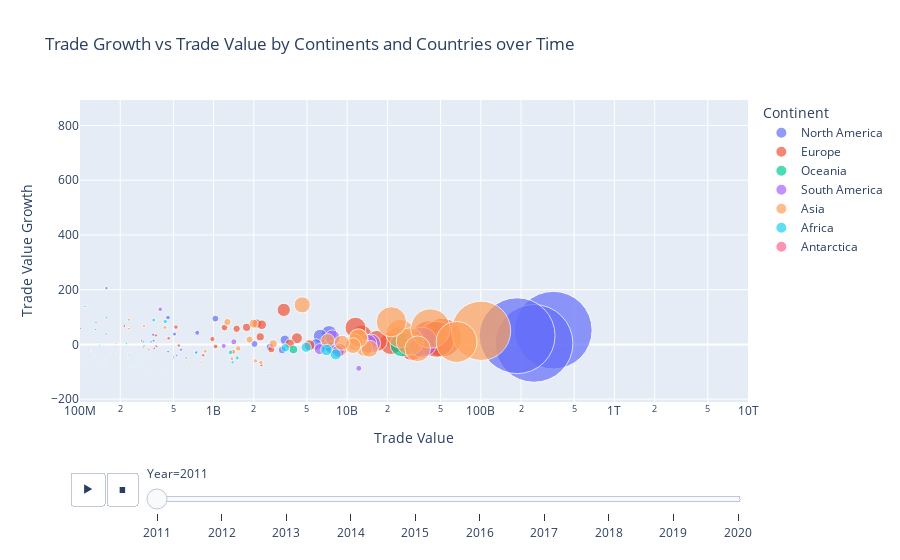

Notebook code for this chart:
### Code cell
fig = px.scatter(df, x="Trade Value", y="Trade Value Growth", animation_frame="Year", 	
          animation_group="Country",
            size="currYearShare", color="Continent", hover_name="Country",
       log_x=True, size_max=55, range_x=[100000000,10000000000000],
       title='Trade Growth vs Trade Value by Continents and Countries over Time')
 
 fig.show()

### Figure 1 — Plotly figure (JSON) as saved in the notebook; plotly's stock layout.template omitted (floating-point values rounded to 4 significant figures)
{"data": [{"hovertemplate": "<b>%{hovertext}</b><br><br>Continent=North America<br>Year=2011<br>Trade Value=%{x}<br>Trade Value Growth=%{y}<br>currYearShare=%{marker.size}<extra></extra>", "hovertext": ["United States", "Aruba", "Anguilla", "Antigua and Barbuda", "Bahamas", "Belize", "Bermuda", "Barbados", "Canada", "Costa Rica", "Cuba", "Curaçao", "Dominica", "Dominican Republic", "Grenada", "Greenland", "Guatemala", "Honduras", "Haiti", "Jamaica", "Saint Kitts and Nevis", "Saint Lucia", "Saint Martin", "Mexico", "Montserrat", "Nicaragua", "Panama", "Saint Pierre and Miquelon", "Turks and Caicos Islands", "Trinidad and Tobago", "Saint Vincent and the Grenadines", "British Virgin Islands", "El Salvador", "Cayman Islands"], "ids": ["United States", "Aruba", "Anguilla", "Antigua and Barbuda", "Bahamas", "Belize", "Bermuda", "Barbados", "Canada", "Costa Rica", "Cuba", "Curaçao", "Dominica", "Dominican Republic", "Grenada", "Greenland", "Guatemala", "Honduras", "Haiti", "Jamaica", "Saint Kitts and Nevis", "Saint Lucia", "Saint Martin", "Mexico", "Montserrat", "Nicaragua", "Panama", "Saint Pierre and Miquelon", "Turks and Caicos Islands", "Trinidad and Tobago", "Saint Vincent and the Grenadines", "British Virgin Islands", "El Salvador", "Cayman Islands"], "legendgroup": "North America", "marker": {"color": "#636efa", "size": [0.1589, 0.0003386, 4.32e-05, 0.0002964, 0.001601, 0.0002475, 0.0002825, 0.0004315, 0.1593, 0.004234, 0.0001897, 0.0002055, 0.0002978, 0.006319, 9.8e-05, 7.34e-06, 0.005027, 0.003568, 0.0006608, 0.001263, 8e-05, 0.0002937, 0.0002121, 0.1515, 4.4e-06, 0.00123, 0.004133, 2.27e-09, 0.0001344, 0.001467, 9.55e-05, 0.0001456, 0.002444, 0.000555], "sizemode": "area", "sizeref": 5.266e-05, "symbol": "circle"}, "mode": "markers", "name": "North America", "orientation": "v", "showlegend": true, "type": "scatter", "x": [348868000000, 745695000, 26505363, 157788162, 3261245303, 354881934, 570135207, 510018055, 250223000000, 7007204348, 359756496, 456153555, 62585661, 7317641415, 101011528, 17291729, 6280749748, 5827386710, 754278615, 2022471972, 140491764, 353207182, 376874392, 187083000000, 19235203, 1031023795, 7640984299, 109213, 156000891, 2637159837, 118925028, 131757507, 3414991858, 455689027], "xaxis": "x", "y": [51.99, -26.07, 165.1, 205.8, -20.09, 13.57, -19.34, 37.74, 3.645, -1.616, -14.14, -26.64, 674.8, 40.59, 58.01, -30.9, 30.3, -0.3022, 42.65, 1.67, -7.279, 35.37, -8.373, 31.85, -62.73, 94.31, -11.93, -96.61, 40.29, -9.403, 30.79, 79.92, 16.52, 98.3], "yaxis": "y"}, {"hovertemplate": "<b>%{hovertext}</b><br><br>Continent=Europe<br>Year=2011<br>Trade Value=%{x}<br>Trade Value Growth=%{y}<br>currYearShare=%{marker.size}<extra></extra>", "hovertext": ["Montenegro", "Netherlands", "Norway", "Poland", "Portugal", "Romania", "Russia", "San Marino", "Serbia", "Slovakia", "Slovenia", "Sweden", "Ukraine", "Malta", "North Macedonia", "Latvia", "Austria", "Belgium", "Bulgaria", "Bosnia and Herzegovina", "Belarus", "Switzerland", "Czechia", "Germany", "Denmark", "Spain", "Estonia", "Finland", "France", "United Kingdom", "Gibraltar", "Greece", "Croatia", "Hungary", "Ireland", "Iceland", "Italy", "Lithuania", "Luxembourg", "Moldova", "Andorra", "Albania"], "ids": ["Montenegro", "Netherlands", "Norway", "Poland", "Portugal", "Romania", "Russia", "San Marino", "Serbia", "Slovakia", "Slovenia", "Sweden", "Ukraine", "Malta", "North Macedonia", "Latvia", "Austria", "Belgium", "Bulgaria", "Bosnia and Herzegovina", "Belarus", "Switzerland", "Czechia", "Germany", "Denmark", "Spain", "Estonia", "Finland", "France", "United Kingdom", "Gibraltar", "Greece", "Croatia", "Hungary", "Ireland", "Iceland", "Italy", "Lithuania", "Luxembourg", "Moldova", "Andorra", "Albania"], "legendgroup": "Europe", "marker": {"color": "#EF553B", "size": [2.15e-05, 0.0312, 0.003171, 0.004656, 0.001437, 0.000588, 0.004333, 7.31e-07, 0.0002204, 0.0003465, 0.0003107, 0.003113, 0.001751, 6.61e-05, 0.0001104, 0.0001618, 0.002338, 0.01761, 0.0002, 0.0001644, 0.000214, 0.01365, 0.002282, 0.03943, 0.00242, 0.01061, 0.0003023, 0.001369, 0.01619, 0.03407, 0.00035, 0.001197, 0.000524, 0.001763, 0.01142, 0.000323, 0.01156, 0.0007202, 0.0006264, 5.52e-05, 2.84e-06, 5.9e-05], "sizemode": "area", "sizeref": 5.266e-05, "symbol": "circle"}, "mode": "markers", "name": "Europe", "orientation": "v", "showlegend": true, "type": "scatter", "x": [25606857, 40958941168, 4205234237, 3349193405, 1487835142, 1036016405, 8842260969, 1881566, 214650950, 460872441, 835715206, 5220153329, 2234223348, 860311747, 71402535, 328167405, 3713767595, 24455789361, 289446308, 298205484, 371058351, 21246809472, 2110333740, 51362213318, 2291392297, 12837350373, 370069622, 2705737075, 30430933983, 46623750989, 2279401619, 1205997352, 522502106, 1766507472, 11526210217, 548976925, 16679865330, 979492354, 1391971763, 78954986, 14094410, 81408903], "xaxis": "x", "y": [36.51, 24.01, 22.77, 126.3, 57.27, -7.586, -20.21, -36.74, 67.2, 22.4, -39.46, -2.911, 27.63, -87.5, 151.7, -19.74, 2.48, 17.23, 12.52, -10.27, -6.109, 4.625, 76.07, 24.98, 71.94, 34.52, 33.0, -17.62, -13.37, 18.99, -75.0, 61.56, 63.29, 62.49, 61.34, -4.197, 12.86, 19.72, -26.73, 13.92, -67.17, 18.07], "yaxis": "y"}, {"hovertemplate": "<b>%{hovertext}</b><br><br>Continent=Oceania<br>Year=2011<br>Trade Value=%{x}<br>Trade Value Growth=%{y}<br>currYearShare=%{marker.size}<extra></extra>", "hovertext": ["New Zealand", "Palau", "Papua New Guinea", "French Polynesia", "Solomon Islands", "Tonga", "Tuvalu", "Vanuatu", "Wallis and Futuna", "Samoa", "Nauru", "Niue", "Norfolk Island", "New Caledonia", "Australia", "Cook Islands", "Fiji", "Micronesia", "Kiribati", "Marshall Islands"], "ids": ["New Zealand", "Palau", "Papua New Guinea", "French Polynesia", "Solomon Islands", "Tonga", "Tuvalu", "Vanuatu", "Wallis and Futuna", "Samoa", "Nauru", "Niue", "Norfolk Island", "New Caledonia", "Australia", "Cook Islands", "Fiji", "Micronesia", "Kiribati", "Marshall Islands"], "legendgroup": "Oceania", "marker": {"color": "#00cc96", "size": [0.001975, 1.4e-05, 2.05e-05, 6.5e-05, 3.39e-06, 9.46e-06, 2.83e-07, 1.67e-06, 1.51e-08, 2.52e-05, 7.67e-07, 5.4e-08, 2.54e-06, 3.48e-05, 0.01576, 2.08e-06, 0.0001391, 2.59e-05, 7.97e-07, 0.0001234], "sizemode": "area", "sizeref": 5.266e-05, "symbol": "circle"}, "mode": "markers", "name": "Oceania", "orientation": "v", "showlegend": true, "type": "scatter", "x": [3957144793, 35807077, 334845694, 162940276, 5624555, 22714516, 685884, 5760647, 323512, 36416392, 467747, 674542, 951633, 140050461, 25829931983, 4183368, 97012106, 70229256, 16659022, 130130475], "xaxis": "x", "y": [-18.74, -36.37, -90.03, -35.04, -1.957, -32.19, -32.71, -52.8, -92.42, 12.47, 166.9, -86.98, 334.3, -59.6, -0.6451, -19.22, 133.5, -39.87, -92.21, 54.38], "yaxis": "y"}, {"hovertemplate": "<b>%{hovertext}</b><br><br>Continent=South America<br>Year=2011<br>Trade Value=%{x}<br>Trade Value Growth=%{y}<br>currYearShare=%{marker.size}<extra></extra>", "hovertext": ["Argentina", "Bolivia", "Brazil", "Chile", "Colombia", "Ecuador", "Falkland Islands", "Guyana", "Peru", "Paraguay", "Suriname", "Uruguay", "Venezuela"], "ids": ["Argentina", "Bolivia", "Brazil", "Chile", "Colombia", "Ecuador", "Falkland Islands", "Guyana", "Peru", "Paraguay", "Suriname", "Uruguay", "Venezuela"], "legendgroup": "South America", "marker": {"color": "#ab63fa", "size": [0.003937, 0.0003252, 0.02414, 0.009515, 0.008981, 0.003172, 1.92e-07, 0.0005594, 0.00596, 0.0009534, 0.000193, 0.000689, 0.0009508], "sizemode": "area", "sizeref": 5.266e-05, "symbol": "circle"}, "mode": "markers", "name": "South America", "orientation": "v", "showlegend": true, "type": "scatter", "x": [8556801984, 745595203, 36440601719, 15071714113, 14212061494, 6235286938, 3354388, 398572629, 7736503869, 1416680013, 527971452, 1191046548, 12209258358], "xaxis": "x", "y": [-25.08, -28.99, 7.876, 2.79, 2.883, -17.17, -90.7, 128.5, 25.43, 9.571, -40.48, -5.811, -87.32], "yaxis": "y"}, {"hovertemplate": "<b>%{hovertext}</b><br><br>Continent=Asia<br>Year=2011<br>Trade Value=%{x}<br>Trade Value Growth=%{y}<br>currYearShare=%{marker.size}<extra></extra>", "hovertext": ["Chinese Taipei", "Yemen", "Vietnam", "Laos", "Lebanon", "Sri Lanka", "Macau", "Maldives", "Burma", "Mongolia", "Malaysia", "Nepal", "Pakistan", "Philippines", "Palestine", "Qatar", "Saudi Arabia", "Singapore", "Syria", "Thailand", "Tajikistan", "Turkmenistan", "Timor-Leste", "Turkey", "Uzbekistan", "Kuwait", "South Korea", "Oman", "Kyrgyzstan", "Cambodia", "Afghanistan", "United Arab Emirates", "Armenia", "Azerbaijan", "Bangladesh", "Bahrain", "Bhutan", "Cocos (Keeling) Islands", "China", "Christmas Island", "Cyprus", "Brunei", "Georgia", "Japan", "Jordan", "Israel", "Iraq", "Kazakhstan", "British Indian Ocean Territory", "India", "Indonesia", "Hong Kong", "Iran"], "ids": ["Chinese Taipei", "Yemen", "Vietnam", "Laos", "Lebanon", "Sri Lanka", "Macau", "Maldives", "Burma", "Mongolia", "Malaysia", "Nepal", "Pakistan", "Philippines", "Palestine", "Qatar", "Saudi Arabia", "Singapore", "Syria", "Thailand", "Tajikistan", "Turkmenistan", "Timor-Leste", "Turkey", "Uzbekistan", "Kuwait", "South Korea", "Oman", "Kyrgyzstan", "Cambodia", "Afghanistan", "United Arab Emirates", "Armenia", "Azerbaijan", "Bangladesh", "Bahrain", "Bhutan", "Cocos (Keeling) Islands", "China", "Christmas Island", "Cyprus", "Brunei", "Georgia", "Japan", "Jordan", "Israel", "Iraq", "Kazakhstan", "British Indian Ocean Territory", "India", "Indonesia", "Hong Kong", "Iran"], "legendgroup": "Asia", "marker": {"color": "#FFA15A", "size": [0.02148, 0.0001644, 0.006918, 4.46e-05, 0.0005032, 0.0003101, 0.0002251, 3.08e-05, 0.000118, 0.0001176, 0.009114, 0.0001522, 0.002155, 0.005013, 5.97e-05, 0.001342, 0.007129, 0.01998, 6.96e-07, 0.007522, 1.9e-05, 4.84e-05, 6.71e-06, 0.007607, 0.0001429, 0.001749, 0.04078, 0.0006233, 4.25e-05, 0.000271, 0.0001373, 0.009148, 5.65e-05, 0.0001518, 0.001415, 0.0003993, 3.58e-06, 4.49e-07, 0.09255, 4.36e-07, 8.58e-05, 0.0001079, 0.0004307, 0.04408, 0.000802, 0.006472, 0.0004711, 0.000402, 3.59e-06, 0.02404, 0.005952, 0.01738, 2.42e-05], "sizemode": "area", "sizeref": 5.266e-05, "symbol": "circle"}, "mode": "markers", "name": "Asia", "orientation": "v", "showlegend": true, "type": "scatter", "x": [24952926066, 807894328, 4605269130, 32533078, 2060765165, 301037289, 232709517, 40449744, 185930838, 309407687, 12237976039, 61378768, 1993473226, 7144947656, 40067656, 1858485603, 13447306296, 29469043089, 228561100, 11392227475, 12595694, 59749382, 7966432, 14716853847, 66218299, 2792603238, 41986311852, 1404350573, 155888325, 231837276, 2589133846, 12102392381, 120457174, 630207354, 1268732652, 865242639, 4100980, 897989, 100536000000, 1281723, 223676109, 242856408, 432412683, 65864878196, 1529490127, 11041932192, 2259897452, 1370129059, 1657392, 21402372813, 9124578783, 33672977421, 252776879], "xaxis": "x", "y": [40.18, -66.87, 144.6, 123.3, -60.25, 67.71, 57.52, 23.92, 3.342, -38.12, 21.25, 303.8, 76.01, 14.24, 142.4, 17.53, -13.69, 10.39, -99.5, 7.506, 145.0, 31.92, 37.09, -15.84, 251.4, 1.986, 58.14, -27.74, -55.59, 90.32, -91.36, 23.07, -23.64, -60.79, 81.57, -24.87, 42.08, -18.51, 49.89, -44.64, -37.51, -27.67, 62.16, 8.962, -14.63, -4.567, -66.06, -52.23, 252.4, 82.89, 6.2, -15.99, -84.43], "yaxis": "y"}, {"hovertemplate": "<b>%{hovertext}</b><br><br>Continent=Africa<br>Year=2011<br>Trade Value=%{x}<br>Trade Value Growth=%{y}<br>currYearShare=%{marker.size}<extra></extra>", "hovertext": ["Madagascar", "Mali", "Mozambique", "Mauritania", "Mauritius", "Malawi", "Namibia", "Niger", "Nigeria", "Rwanda", "Sudan", "Senegal", "Saint Helena", "Sierra Leone", "Somalia", "Sao Tome and Principe", "Eswatini", "Seychelles", "Chad", "Togo", "Tunisia", "Tanzania", "Uganda", "Morocco", "Lesotho", "Libya", "Liberia", "Burundi", "Benin", "Burkina Faso", "Botswana", "Central African Republic", "Cote d'Ivoire", "Cameroon", "Democratic Republic of the Congo", "Republic of the Congo", "Comoros", "South Africa", "Cape Verde", "Algeria", "Egypt", "Eritrea", "Ethiopia", "Gabon", "Ghana", "Guinea", "Gambia", "Guinea-Bissau", "Equatorial Guinea", "Kenya", "Djibouti", "Zambia", "Angola", "Zimbabwe"], "ids": ["Madagascar", "Mali", "Mozambique", "Mauritania", "Mauritius", "Malawi", "Namibia", "Niger", "Nigeria", "Rwanda", "Sudan", "Senegal", "Saint Helena", "Sierra Leone", "Somalia", "Sao Tome and Principe", "Eswatini", "Seychelles", "Chad", "Togo", "Tunisia", "Tanzania", "Uganda", "Morocco", "Lesotho", "Libya", "Liberia", "Burundi", "Benin", "Burkina Faso", "Botswana", "Central African Republic", "Cote d'Ivoire", "Cameroon", "Democratic Republic of the Congo", "Republic of the Congo", "Comoros", "South Africa", "Cape Verde", "Algeria", "Egypt", "Eritrea", "Ethiopia", "Gabon", "Ghana", "Guinea", "Gambia", "Guinea-Bissau", "Equatorial Guinea", "Kenya", "Djibouti", "Zambia", "Angola", "Zimbabwe"], "legendgroup": "Africa", "marker": {"color": "#19d3f3", "size": [5.7e-05, 5.67e-05, 0.0001649, 8.91e-05, 8.78e-05, 1.16e-05, 4.32e-05, 0.0001139, 0.002716, 5.26e-05, 8.42e-05, 0.00023, 8.02e-06, 6.7e-05, 3.07e-05, 2.68e-06, 2.44e-05, 1.26e-05, 2.16e-05, 0.0001417, 0.0003162, 0.0002021, 9.12e-05, 0.00185, 1.73e-06, 0.0001753, 8.32e-05, 6.84e-06, 0.0001945, 0.0001597, 2.91e-05, 9.83e-06, 0.0001915, 9.13e-05, 0.0001328, 6.8e-05, 1.22e-06, 0.003196, 6.48e-06, 0.000465, 0.00342, 1.14e-05, 0.00049, 5.74e-05, 0.0005826, 8.23e-05, 3.49e-05, 1.49e-06, 2.88e-05, 0.0004137, 0.0001079, 0.0001007, 0.0002968, 3.48e-05], "sizemode": "area", "sizeref": 5.266e-05, "symbol": "circle"}, "mode": "markers", "name": "Africa", "orientation": "v", "showlegend": true, "type": "scatter", "x": [72351286, 87730845, 501732148, 268513671, 92991313, 111937313, 129273072, 90652632, 4932353650, 53213933, 139935761, 340491454, 1855374, 96146760, 5395572, 11441524, 29471448, 27392242, 33860817, 222849852, 737732637, 298835579, 134006466, 3439761370, 9742534, 301766649, 184751679, 46060035, 623970108, 108983877, 151346437, 13339796, 157582920, 234525940, 158237709, 229561870, 1014781, 8208742399, 15749267, 1500253521, 6990769409, 3917411, 434475795, 199437849, 1337606823, 229973602, 30644554, 11238135, 278444702, 356617047, 121284484, 133552116, 1385694384, 447360153], "xaxis": "x", "y": [28.29, 5.273, -46.48, -46.0, 53.8, -83.08, -45.53, 104.5, -10.34, 60.79, -2.038, 9.986, 603.5, 13.5, 827.1, -61.93, 34.59, -25.31, 4.043, 3.494, -30.21, 10.12, 10.81, -12.41, -71.03, -5.437, -26.65, -75.83, -49.24, 138.6, -68.69, 19.92, 97.9, -36.64, 36.67, -51.78, 95.54, -36.6, -32.99, -49.54, -20.34, 375.0, 83.64, -53.1, -29.08, -41.73, 85.25, -78.43, -83.17, 88.88, 44.91, 22.75, -65.12, -87.32], "yaxis": "y"}, {"hovertemplate": "<b>%{hovertext}</b><br><br>Continent=Antarctica<br>Year=2011<br>Trade Value=%{x}<br>Trade Value Growth=%{y}<br>currYearShare=%{marker.size}<extra></extra>", "hovertext": ["French South Antarctic Territory"], "ids": ["French South Antarctic Territory"], "legendgroup": "Antarctica", "marker": {"color": "#FF6692", "size": [2.65e-06], "sizemode": "area", "sizeref": 5.266e-05, "symbol": "circle"}, "mode": "markers", "name": "Antarctica", "orientation": "v", "showlegend": true, "type": "scatter", "x": [782755], "xaxis": "x", "y": [451.6], "yaxis": "y"}], "layout": {"legend": {"itemsizing": "constant", "title": {"text": "Continent"}, "tracegroupgap": 0}, "sliders": [{"active": 0, "currentvalue": {"prefix": "Year="}, "len": 0.9, "pad": {"b": 10, "t": 60}, "steps": [{"args": [["2011"], {"frame": {"duration": 0, "redraw": false}, "fromcurrent": true, "mode": "immediate", "transition": {"duration": 0, "easing": "linear"}}], "label": "2011", "method": "animate"}, {"args": [["2012"], {"frame": {"duration": 0, "redraw": false}, "fromcurrent": true, "mode": "immediate", "transition": {"duration": 0, "easing": "linear"}}], "label": "2012", "method": "animate"}, {"args": [["2013"], {"frame": {"duration": 0, "redraw": false}, "fromcurrent": true, "mode": "immediate", "transition": {"duration": 0, "easing": "linear"}}], "label": "2013", "method": "animate"}, {"args": [["2014"], {"frame": {"duration": 0, "redraw": false}, "fromcurrent": true, "mode": "immediate", "transition": {"duration": 0, "easing": "linear"}}], "label": "2014", "method": "animate"}, {"args": [["2015"], {"frame": {"duration": 0, "redraw": false}, "fromcurrent": true, "mode": "immediate", "transition": {"duration": 0, "easing": "linear"}}], "label": "2015", "method": "animate"}, {"args": [["2016"], {"frame": {"duration": 0, "redraw": false}, "fromcurrent": true, "mode": "immediate", "transition": {"duration": 0, "easing": "linear"}}], "label": "2016", "method": "animate"}, {"args": [["2017"], {"frame": {"duration": 0, "redraw": false}, "fromcurrent": true, "mode": "immediate", "transition": {"duration": 0, "easing": "linear"}}], "label": "2017", "method": "animate"}, {"args": [["2018"], {"frame": {"duration": 0, "redraw": false}, "fromcurrent": true, "mode": "immediate", "transition": {"duration": 0, "easing": "linear"}}], "label": "2018", "method": "animate"}, {"args": [["2019"], {"frame": {"duration": 0, "redraw": false}, "fromcurrent": true, "mode": "immediate", "transition": {"duration": 0, "easing": "linear"}}], "label": "2019", "method": "animate"}, {"args": [["2020"], {"frame": {"duration": 0, "redraw": false}, "fromcurrent": true, "mode": "immediate", "transition": {"duration": 0, "easing": "linear"}}], "label": "2020", "method": "animate"}], "x": 0.1, "xanchor": "left", "y": 0, "yanchor": "top"}], "title": {"text": "Trade Growth vs Trade Value by Continents and Countries over Time"}, "updatemenus": [{"buttons": [{"args": [null, {"frame": {"duration": 500, "redraw": false}, "fromcurrent": true, "mode": "immediate", "transition": {"duration": 500, "easing": "linear"}}], "label": "&#9654;", "method": "animate"}, {"args": [[null], {"frame": {"duration": 0, "redraw": false}, "fromcurrent": true, "mode": "immediate", "transition": {"duration": 0, "easing": "linear"}}], "label": "&#9724;", "method": "animate"}], "direction": "left", "pad": {"r": 10, "t": 70}, "showactive": false, "type": "buttons", "x": 0.1, "xanchor": "right", "y": 0, "yanchor": "top"}], "xaxis": {"anchor": "y", "domain": [0, 1], "range": [8, 13.0], "title": {"text": "Trade Value"}, "type": "log"}, "yaxis": {"anchor": "x", "domain": [0, 1], "title": {"text": "Trade Value Growth"}}}}
